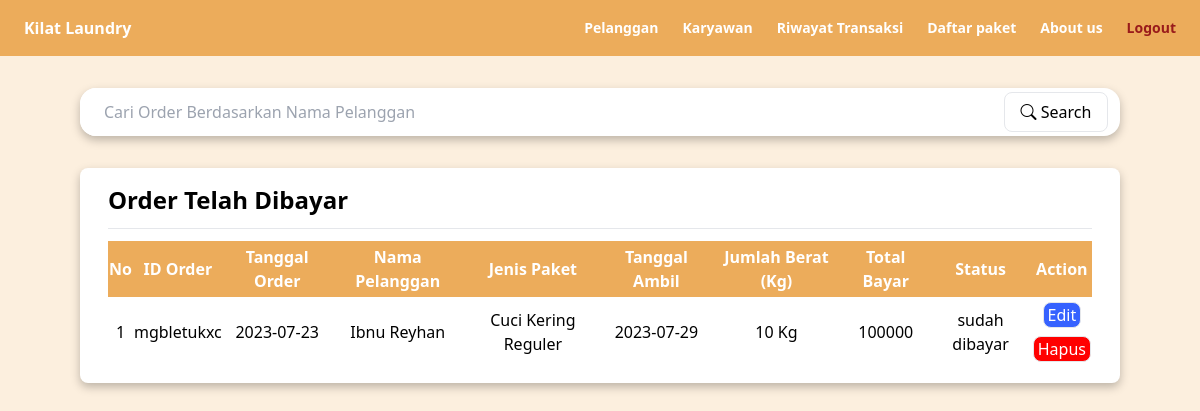
The page /riwayattransaksi.php (signed in) on the database its author committed.
### tables this page shows
CREATE TABLE `order` (
  `kode_pemesanan` varchar(50) NOT NULL,
  `total_berat` varchar(100) DEFAULT NULL,
  `tanggal_pesan` date DEFAULT NULL,
  `tanggal_ambil` date DEFAULT NULL,
  `id_admin` varchar(50) DEFAULT NULL,
  `id_jenis` varchar(50) DEFAULT NULL,
  `nama_pelanggan` varchar(100) NOT NULL,
  `status` varchar(50) NOT NULL,
  `harga` varchar(100) NOT NULL
);

CREATE TABLE `jenis_paket` (
  `id_jenis` varchar(50) NOT NULL,
  `paket` varchar(255) DEFAULT NULL,
  `harga` int(50) DEFAULT NULL
);

### function.php (called while the page is built, shortened)
<?php
    $host	= 'localhost';
    $user   = 'root';
    $pass	= '';
    $db	    = 'laundry';
    $koneksi = mysqli_connect($host,$user,$pass,$db);
    function query($query){
        global $koneksi;
        $result = mysqli_query($koneksi, $query);
        $rows = [];
        while ($row = mysqli_fetch_assoc($result)) {
            $rows[] = $row;
        }
        return $rows;
    }
function selectTipeName($id_tipe) {
    global $koneksi;
    $query = "SELECT * FROM `jenis_paket` WHERE id_jenis = '$id_tipe';";
    $result = mysqli_query($koneksi, $query);
    $f = mysqli_fetch_assoc($result);
    return $f['paket'];
}
?>

### riwayattransaksi.php (the view, shortened to what this page needs)
<?php
	require_once('function.php');
?>
<!DOCTYPE html>
<html lang="en">
<head>
    <link rel="stylesheet" href="https://cdn.jsdelivr.net/npm/bootstrap-icons@1.10.5/font/bootstrap-icons.css">
    <script src="https://cdn.tailwindcss.com"></script>
    <link rel="stylesheet" href="./style.css/style.css">
</head>
<body>
    <?php require './head/navbar.php'; ?>
    <div class="content px-20 pb-10">
    <div class="search-order w-full h-12 bg-white mt-8 rounded-2xl shadow-item">
        <form action="./riwayattransaksi.php" method="get" class="flex h-full">
            <input class="grow pl-6 rounded-2xl" type="text" name="search" id="search" placeholder="Cari Order Berdasarkan Nama Pelanggan">
            <div class="btn-place flex-none w-32 py-1 px-3">
                <button class="w-full h-full border rounded-lg" type="submit"><i class="bi bi-search"></i> Search</button>
            </div>
        </form>
    </div>
    <div class="order-belum-dikerjakan w-full bg-white mt-8 px-7 py-4 rounded-lg shadow-item">
            <h1 class="text-2xl font-bold pb-3">Order Telah Dibayar</h1>
            <hr>
            <div class="items-list table w-full mt-3 font-bold">
                <table class="table-auto w-full">
                    <thead>
                        <tr class="h-14 tablehead">
                            <th class="text-white">No</th>
                            <th class="text-white">ID Order</th>
                            <th class="text-white">Tanggal Order</th>
                            <th class="text-white">Nama Pelanggan</th>
                            <th class="text-white">Jenis Paket</th>
                            <th class="text-white">Tanggal Ambil</th>
                            <th class="text-white">Jumlah Berat (Kg)</th>
                            <th class="text-white">Total Bayar</th>
                            <th class="text-white">Status</th>
                            <th class="text-white">Action</th>
                        </tr>
                    </thead>
                    <tbody>
                    <?php
                     $query_dibayar = "SELECT * FROM `order` WHERE status = 'sudah dibayar' ORDER BY kode_pemesanan DESC";
                     $order = query($query_dibayar);
                     if (!empty($order)) :?>
                     <?php
                        $no_order = 1;
                        foreach($order as $or) : ?>
                        <tr class="font-normal h-12">
                            <td class="text-center"><?=$no_order ?></td>
                            <td class="text-center"><?= $or['kode_pemesanan'] ?></td>
                            <td class="text-center"><?= $or['tanggal_pesan'] ?></td>
                            <td class="text-center"><?= $or['nama_pelanggan'] ?></td>
                            <td class="text-center"><?= selectTipeName($or['id_jenis']) ?></td>
                            <td class="text-center"><?= $or['tanggal_ambil'] ?></td>
                            <td class="text-center"><?= $or['total_berat'] . ' Kg' ?></td>
                            <td class="text-center"><?= $or['harga'] ?></td>
                            <td class="text-center"><?= $or['status'] ?></td>
                            <td class="flex flex-col justify-center items-center">
                                <a href="editorder.php?id=<?= $or['kode_pemesanan'] ?>" onclick="return confirm('Yakin akan menghapus?');" class="btn-sudah text-white border my-1 px-1 rounded-lg">Edit</a>
                                <a href="manageorder.php?id=<?= $or['kode_pemesanan'] ?>&status=hapus" onclick="return confirm('Yakin akan menghapus?');" class="btn-hapus text-white border my-1 px-1 rounded-lg">Hapus</a>
                            </td>
                        </tr>
                        <?php $no_order++ ?>
                        <?php endforeach; ?>
                        <?php else : ?>
                            <tr>
                                <td class="flex justify-center items-center w-full h-14 font-medium">Data Tidak Tersedia</td>
                            </tr>
                        <?php endif?>
                    </tbody>
                </table>
            </div>
        </div>
    </div>
</body>
</html>

### style.css/style.css (style rules this page uses)
body { background-color: #FCEFDE; }
.shadow-item { box-shadow: 0px 4px 10px 0px rgba(0, 0, 0, 0.25); }
.tablehead { background-color: #ECAC5B; }
.btn-sudah { background-color: #3662FF; }
.btn-hapus { background-color: #FF0000; }

### rows shown on the page
order: kode_pemesanan "mgbletukxc", tanggal_pesan "2023-07-23", nama_pelanggan "Ibnu Reyhan", id_jenis.paket "Cuci Kering Reguler", tanggal_ambil "2023-07-29", total_berat "10", harga "100000", status "sudah dibayar"
